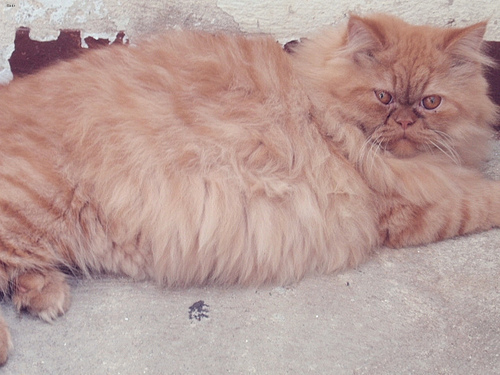
#> input picture 03_Practica1/images/Cats_Test1017.png, 500 x 375 px, found by its file name; its folder holds only this picture in this run
$ python crear_dataset.py   (older library calls are emulated)
#> lines starting #> are read from the running program, lines starting #| are printed output that depends on the picture
import os
import numpy as np
import xml.etree.ElementTree as etree
from skimage.io import imread
from skimage.transform import resize
from skimage.feature import hog

# https://www.kaggle.com/datasets/andrewmvd/dog-and-cat-detection/code


#Parsetja el fitxer xml i recupera la informació necessaria per trobar la cara de l'animal
#
def extract_xml_annotation(filename):
    """Parse the xml file
    :param filename: str
    :return annotation: diccionari
    """
    z = etree.parse(filename)
    objects = z.findall('./object')
    size = (int(float(z.find('.//width').text)), int(float(z.find('.//height').text)))
    dds = []
    for obj in objects:
        dds.append(obj.find('name').text)
        dds.append([int(float(obj.find('bndbox/xmin').text)),
                                      int(float(obj.find('bndbox/ymin').text)),
                                      int(float(obj.find('bndbox/xmax').text)),
                                      int(float(obj.find('bndbox/ymax').text))])

    return {'size': size, 'informacio': dds}

# Selecciona la cara de l'animal i la transforma a la mida indicat al paràmetre mida_desti
def retall_normalitzat(imatge, dades, mida_desti=(64,64)):
    """
    Extreu la regió de la cara (ROI) i retorna una nova imatge de la mida_destí
    :param imatge: imatge que conté un animal
    :param dades: diccionari extret del xml
    :mida_desti: tupla que conté la mida que obtindrà la cara de l'animal
    """
    x, y, ample, alt = dades['informacio'][1]
    retall = np.copy(imatge[y:alt, x:ample])
    return resize(retall, mida_desti)


def obtenir_dades(carpeta_imatges, carpeta_anotacions, mida=(64, 64)):
    """Genera la col·lecció de cares d'animals i les corresponents etiquetes
    :param carpeta_imatges: string amb el path a la carpeta d'imatges
    :param carpeta_anotacions: string amb el path a la carpeta d'anotacions
    :param mida: tupla que conté la mida que obtindrà la cara de l'animal
    :return:
        images: numpy array 3D amb la col·lecció de cares
        etiquetes: llista binaria 0 si l'animal és un moix 1 en cas contrari
    """
#> called with carpeta_imatges = 'gatigos/images', carpeta_anotacions = 'gatigos/annotations', mida = (64, 64)

    n_elements = len([entry for entry in os.listdir(carpeta_imatges) if os.path.isfile(os.path.join(carpeta_imatges, entry))])
    # Una matriu 3D: mida x mida x nombre d'imatges
    imatges = np.zeros((mida[0], mida[1], n_elements), dtype=np.float16)
    # Una llista d'etiquetes
    etiquetes = [0] * n_elements

    #  Recorre els elements de les dues carpetes: llegeix una imatge i obté la informació interessant del xml
    with os.scandir(carpeta_imatges) as elements:

        for idx, element in enumerate(elements):
            nom = element.name.split(".")
            nom_fitxer = nom[0] + ".xml"
            imatge = imread(carpeta_imatges + os.sep + element.name, as_gray=True)
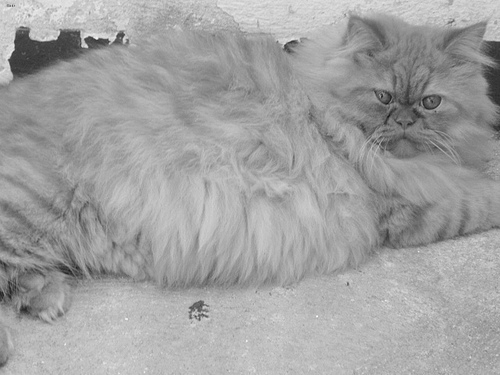
#> imatge: shape (375, 500) float64; min 0.0754, max 0.994, mean 0.636
            anotacions = extract_xml_annotation(carpeta_anotacions + os.sep + nom_fitxer)

            cara_animal = retall_normalitzat(imatge, anotacions, mida)
            tipus_animal = anotacions["informacio"][0]

            imatges[:, :, idx] = cara_animal
            etiquetes[idx] = 0 if tipus_animal == "cat" else 1

    return imatges, etiquetes


def obtenirHoG(imatges):

    # TODO: POSA EL TEU CODI
    hog_features = []

    for image in imatges:

        # Obtener el HOG de la imagen
        features, hog_image = hog(image,
                                  pixels_per_cell=(8, 8),
                                  cells_per_block=(2, 2),
                                  visualize=True,
                                  multichannel=False)

        # Guardar los features del HOG
        hog_features.append(features)

    return

def main():
    carpeta_images = "gatigos/images"  # NO ES POT MODIFICAR
    carpeta_anotacions = "gatigos/annotations"  # NO ES POT MODIFICAR
    mida = (64, 64)  # DEFINEIX LA MIDA, ES RECOMANA COMENÇAR AMB 64x64
    imatges, etiquetes = obtenir_dades(carpeta_images, carpeta_anotacions, mida)

    print(imatges[:,:,0])
    # caracteristiques = obtenirHoG(imatges)


if __name__ == "__main__":

#> (the run stopped early here; a loop or call above may not have finished)

$ run again, on 03_Practica1/images/Cats_Test1053.png
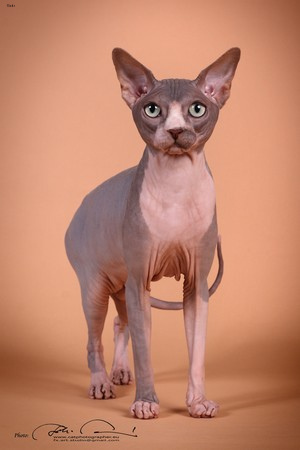
#> input picture 03_Practica1/images/Cats_Test1053.png, 300 x 450 px, found by its file name
#> in obtenir_dades, `imatge = imread(carpeta_imatges + os.sep + element.name, as_gray=True)`:
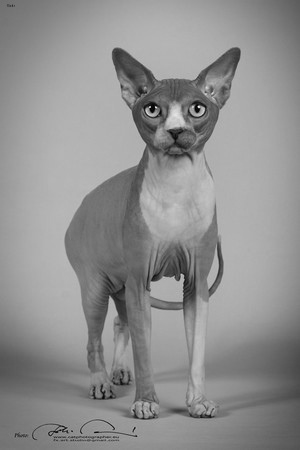
#> imatge: shape (450, 300) float64; min 0.00113, max 0.969, mean 0.565

$ run again, on 03_Practica1/images/Cats_Test1149.png
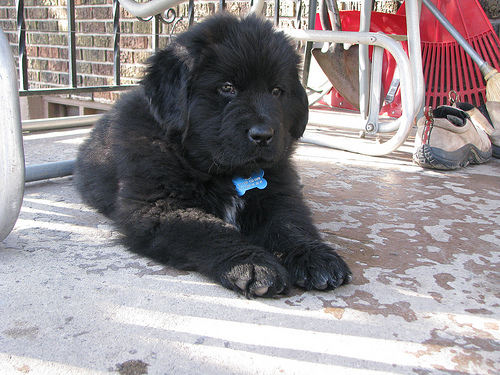
#> input picture 03_Practica1/images/Cats_Test1149.png, 500 x 375 px, found by its file name
#> in obtenir_dades, `imatge = imread(carpeta_imatges + os.sep + element.name, as_gray=True)`:
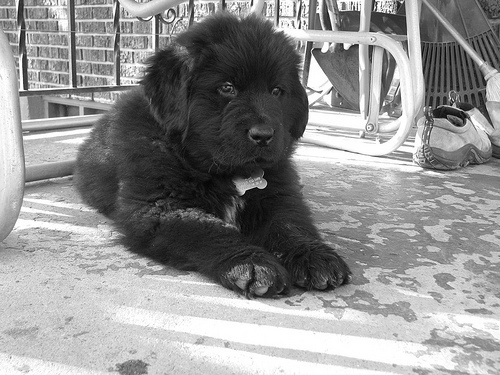
#> imatge: shape (375, 500) float64; min 0.00333, max 1, mean 0.571
